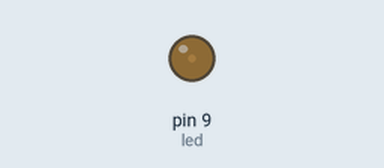
This sketch was run on a simulated Arduino Uno, built with avr-gcc and run on an emulated ATmega328P. On the bench: output pins drawn as LEDs (lit = HIGH).

Above: at 0.05 s.
At 0.3 s:
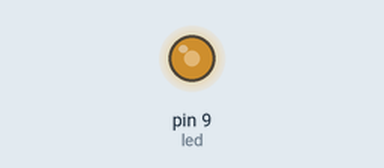
At 0.45 s:
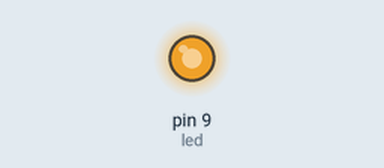
At 0.85 s:
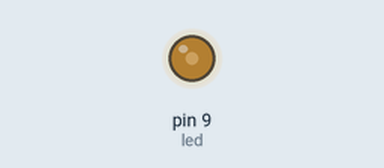
Timing chart, 0 to 3.0 s (numbered marks = the images above):
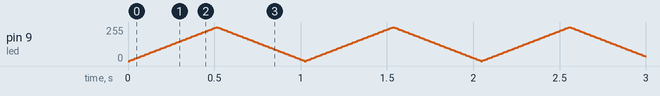

The sketch:

Fade.ino
```cpp
const int led = 9;
int speed = 5;
int brightness = 0;
void setup() {
  // put your setup code here, to run once:
  pinMode(led, OUTPUT);
}

void loop() {
  // put your main code here, to run repeatedly:
  analogWrite(led, brightness);
  brightness = brightness + speed;
  if (brightness >= 255 || brightness <= 0) {
    speed = -speed;
  }
  delay(10);
}
```
